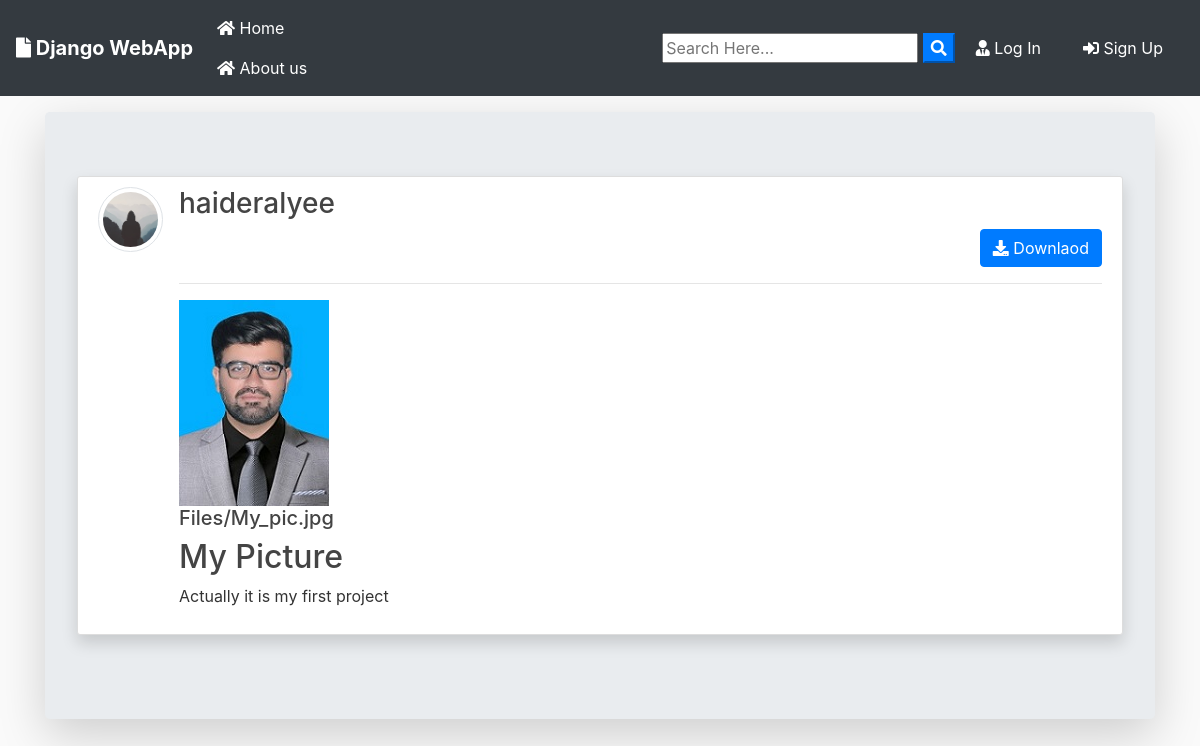
The app's page /post/1/ with its own data.
### blog/models.py (models this page shows, shortened)
class Post(models.Model):
	title = models.CharField(max_length=100)
	file = models.FileField(null=True,blank=True,upload_to='Files')
	content = models.TextField()
	date_posted = models.DateTimeField(default=timezone.now)
	author = models.ForeignKey(User, on_delete=models.CASCADE)
	def extension(self):
		name, extension = os.path.splitext(self.file.name)
		return extension

### users/models.py (models this page shows, shortened)
class Profile(models.Model):
    user = models.OneToOneField(User, on_delete=models.CASCADE)
    image = models.ImageField(default='default.jpg', upload_to='profile_pics')

### blog/views.py (the view)
# urls.py: path('post/<int:pk>/', PostDetailView.as_view(), name='post-detail'),
class PostDetailView(DetailView):
    model = Post
    template_name = 'blog/post_detail.html'

### blog/templates/blog/post_detail.html (shortened to what this page needs)
{% extends "blog/base.html" %}
{% block content %}
<div class="jumbotron mt-3 shadow-lg">
<article class="media content-section shadow ">
   <a href="{{ object.author.profile.image.url }} " target="_blank"> <img src="{{ object.author.profile.image.url }}  " alt="" class="article-img rounded-circle img-thumbnail img-fluid">
   </a>
    <div class="media-body">
      <div class="">
        <div class="d-flex justify-content-between">
        <a class="mr-2 mt-0 mb-0  text-dark" href="{% url 'user-posts' object.author.username  %}"><h3>{{ object.author }}</h3></a>
        </div>
        {% if object.author != user %}
          <div class="form-group mt-0 pt-0 d-flex justify-content-end">
            <a href="{{ object.file.url }}" download class="btn btn-primary flex-last" type="submit"><i class="fas fa-download"></i> Downlaod</a>
          </div>
        {% endif %}
        <hr>
      </div>
      <div>
        {% if object.file %}
          {% if object.extension == '.jpg' or object.extension == 'jpeg' or object.extension == 'png' %}
            <a href="{{ object.file.url }}"  download ><img src="{{ object.file.url }}" alt="" class="img-fluid "></a>
            <a href="{{ object.file.url }}"  download class="text-dark"><h5>{{ object.file }}</h5></a>
          {% else %}
            <a href="{{ object.file.url }}"  download class="text-dark"><h5>{{ object.file }}</h5></a>
          {% endif %}
        {% endif %}
      </div>
      <h2>{{ object.title }}</h2>
      <p class="article-content">{{ object.content }}</p>
    </div>
  </article>
{% endblock content %}

### blog/static/blog/main.css (style rules this page uses)
body { background: #fafafa; color: #333333; margin-top: 0; }
h1, h2, h3, h4, h5, h6 { color: #444444; }
.content-section { background: #ffffff; padding: 10px 20px; border: 1px solid #dddddd; border-radius: 3px; margin-bottom: 20px; }
.article-content { white-space: pre-line; }
.article-img { height: 65px; width: 65px; margin-right: 16px; }

### records on screen
Post: author.profile.image (placeholder picture), author "haideralyee", file (picture), file "Files/My_pic.jpg", title "My Picture", content "Actually it is my first project"
